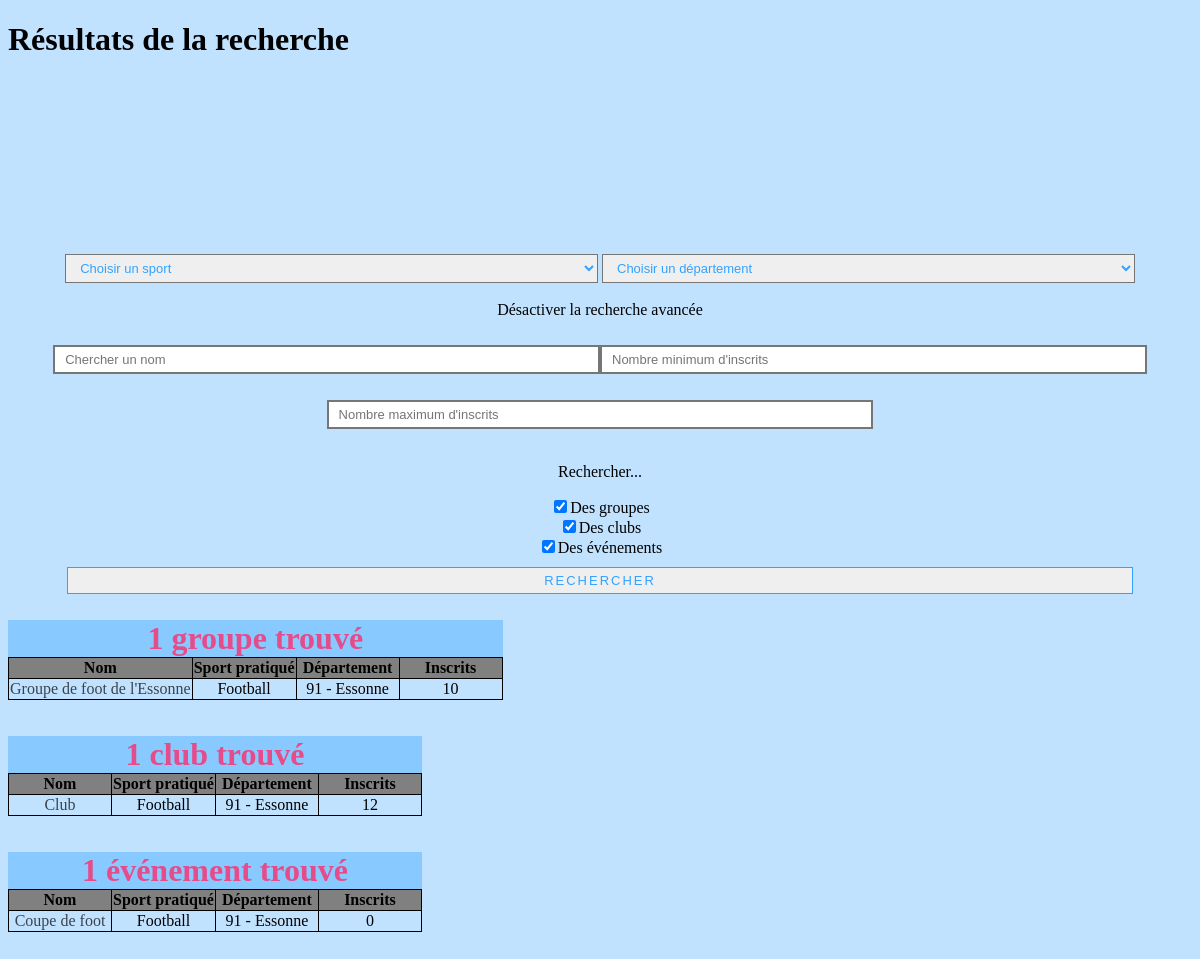
The app's page /resultats_recherche.php?sport=Football with its own data.
### tables this page shows
CREATE TABLE IF NOT EXISTS `groupe` (
  `id` int(11) NOT NULL AUTO_INCREMENT,
  `nom` varchar(80) NOT NULL,
  `description` text NOT NULL,
  `sport` varchar(80) NOT NULL,
  `statut` varchar(6) NOT NULL,
  `departement` varchar(80) NOT NULL,
  `image` text NOT NULL,
  `inscrits` int(11) NOT NULL,
  `membres_max` int(11) NOT NULL,
  PRIMARY KEY (`id`),
  KEY `id` (`id`)
);

CREATE TABLE IF NOT EXISTS `clubs` (
  `id` int(11) NOT NULL AUTO_INCREMENT,
  `nom` varchar(255) NOT NULL,
  `sport` varchar(255) NOT NULL,
  `departement` varchar(255) NOT NULL,
  `inscrits` int(11) NOT NULL,
  PRIMARY KEY (`id`),
  KEY `id` (`id`)
);

CREATE TABLE IF NOT EXISTS `liste_compets` (
  `id` int(11) NOT NULL AUTO_INCREMENT,
  `nom` varchar(255) NOT NULL,
  `sport` varchar(255) NOT NULL,
  `date` date NOT NULL,
  `lieu` varchar(255) NOT NULL,
  `departement` varchar(255) NOT NULL,
  `groupe` varchar(255) NOT NULL,
  `places_total` int(11) NOT NULL,
  `inscrits` int(11) NOT NULL,
  PRIMARY KEY (`id`),
  KEY `id` (`id`)
);

### liste_departements.php (the view, shortened to what this page needs)
<select name="departement" class="critere">
	<option value="">Choisir un département</option>
</select>

### resultats_recherche.php (shortened to what this page needs)
<!DOCTYPE html>
<?php include('bdd.php') ?>
<html>
    <head>
        <link rel="stylesheet" href="Accueil.css">
    </head>
    <body>
    	<h1>Résultats de la recherche</h1></br></br>
    	<?php
            include('search.php');
            if (isset($_GET['sport'])) {
                $sport=$_GET['sport'];
                $departement='';
                $nom='';
                $min='';
                $max='';
            }
            if (isset($sport)) {
                for ($i=0; $i<=2; $i++) {
                    if (isset($_POST[$table[$i]]) or isset($_GET['sport'])) {
                        if (empty($min)) {$min=0;}
                        if (empty($max)) {$max=1000000;}
                        $pre_requete = ' FROM ' . $table[$i] . ' WHERE sport LIKE :sport AND departement LIKE :departement AND nom LIKE :nom AND inscrits >= :min AND inscrits <= :max ORDER BY nom';
                        $pre_array = array(
                            'sport' => '%' . $sport . '%',
                            'departement' => '%' . $departement . '%',
                            'nom' => '%' . $nom . '%',
                            'min' => $min,
                            'max' => $max
                        );
                        $reponse = $bdd->prepare('SELECT *' . $pre_requete);
                        $nb_resultats = $bdd->prepare('SELECT COUNT(*) AS nb_resultats' . $pre_requete);
                        $reponse->execute($pre_array);
                        $nb_resultats->execute($pre_array);
                        $donnees = $nb_resultats->fetch();
                        if ($donnees['nb_resultats']!=0) {
                            echo '<table><caption>' . $donnees['nb_resultats'] . ' ' . $nom_table[$i];
                            if ($donnees['nb_resultats']==1) {echo ' trouvé';}
                            else {echo 's trouvés';}
                            echo '</caption>
                            <tr>
                                <th>Nom</th>
                                <th>Sport pratiqué</th>
                                <th>Département</th>
                                <th>Inscrits</th>
                            </tr>';
                            while ($donnees = $reponse->fetch()) {
                                echo '<tr>'
                                    . '<td><a href="' . $nom_table[$i] . '.php?id=' . $donnees['id'] . '">' . $donnees['nom'] . '</a></td>'
                                    . '<td>' . $donnees['sport'] . '</td>'
                                    . '<td>' . $donnees['departement'] . '</td>'
                                    . '<td>' . $donnees['inscrits'] . '</td>'
                                . '</tr>';
                            }
                            echo '</table><br/><br/>';
                        }
                        else {echo 'Aucun ' . $nom_table[$i] . ' ne correspond à cette recherche.<br/><br/>';}
                    }
                }
            }
        ?>
    </body>
</html>

### Accueil.css (style rules this page uses)
table { border-collapse: collapse; }
caption { font-size : 2em; font-weight : bold; background-color : rgba(51,162,255,0.4); color : rgba(241,61,125,0.9); }
th { background-color : gray; }
td, th { border: 1px solid black; min-width: 100px; text-align: center; }
table a { color: black; }
body { background-color:rgba(51,162,255,0.3); }
a { text-decoration: none; opacity : 0.7; color : rgb(241,61,125); }
.critere { width : 45%; padding: 5px 0px 5px 10px; margin-top: 2em; border-style: solid; font-size: 13px; color: rgb(51,162,255); }

### records on screen
groupe: nom "Groupe de foot de l'Essonne", sport "Football", departement "91 - Essonne", inscrits "10"
clubs: nom "Club", sport "Football", departement "91 - Essonne", inscrits "12"
liste_compets: nom "Coupe de foot", sport "Football", departement "91 - Essonne", inscrits "0"

### other values on screen
$nom_table[$i] "groupe"
$nom_table[$i] "club"
$nom_table[$i] "événement"
$donnees['nb_resultats'] "1"
